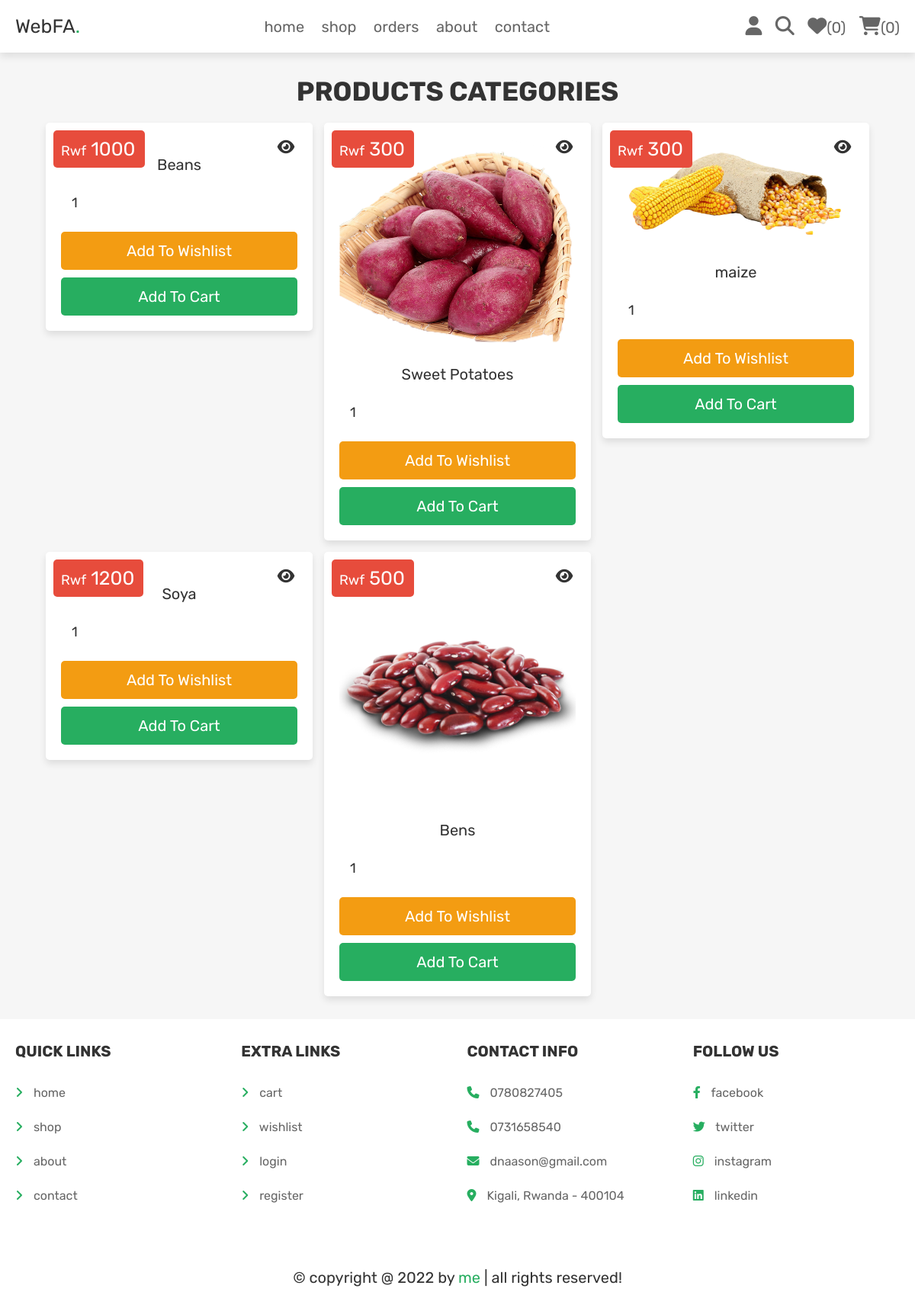
/category.php?category=Food Crops (signed in), run on the app's committed database.
### tables this page shows
CREATE TABLE `products` (
  `id` int(100) NOT NULL,
  `farmer_id` varchar(40) NOT NULL,
  `name` varchar(100) NOT NULL,
  `category` varchar(20) NOT NULL,
  `quantity` varchar(100) DEFAULT NULL,
  `details` varchar(500) NOT NULL,
  `price` int(100) NOT NULL,
  `image` varchar(100) NOT NULL
);

### category.php (the view, shortened to what this page needs)
<?php
@include 'config.php';
?>
<!DOCTYPE html>
<html lang="en">
<head>
   <link rel="stylesheet" href="https://cdnjs.cloudflare.com/ajax/libs/font-awesome/6.1.1/css/all.min.css">
   <link rel="stylesheet" href="css/style.css">
</head>
<body>
<?php include 'header.php'; ?>
<section class="products">
   <h1 class="title">products categories</h1>
   <div class="box-container">
   <?php
      $category_name = $_GET['category'];
      $select_products = $conn->prepare("SELECT * FROM `products` WHERE category = ?");
      $select_products->execute([$category_name]);
      if($select_products->rowCount() > 0){
         while($fetch_products = $select_products->fetch(PDO::FETCH_ASSOC)){
   ?>
   <form action="" class="box" method="POST">
      <div class="price">Rwf <span><?= $fetch_products['price']; ?></span></div>
      <a href="view_page.php?pid=<?= $fetch_products['id']; ?>" class="fas fa-eye"></a>
      <img src="uploaded_img/<?= $fetch_products['image']; ?>" alt="">
      <div class="name"><?= $fetch_products['name']; ?></div>
      <input type="number" min="1" value="1" name="p_qty" class="qty">
      <input type="submit" value="add to wishlist" class="option-btn" name="add_to_wishlist">
      <input type="submit" value="add to cart" class="btn" name="add_to_cart">
   </form>
   <?php
         }
      }else{
         echo '<p class="empty">no products available!</p>';
      }
   ?>
   </div>
</section>
<?php include 'footer.php'; ?>
</body>
</html>

### css/style.css (style rules this page uses)
.products .box-container { display: grid; grid-template-columns: repeat(auto-fit, 35rem); gap:1.5rem; justify-content: center; align-items: flex-start; }
.products .box-container .box { padding:2rem; text-align: center; border:var(--border); background-color: var(--white); box-shadow: var(--box-shadow); border-radius: .5rem; position: relative; }
.products .box-container .box .price { position: absolute; top:1rem; left:1rem; padding:1rem; border-radius: .5rem; background-color: var(--red); font-size: 1.8rem; color:var(--white); }
.products .box-container .box .price span { font-size: 2.5rem; color:var(--white); margin:0 .2rem; }
.products .box-container .box .fa-eye { position: absolute; top:1rem; right:1rem; border-radius: .5rem; height: 4.5rem; line-height: 4.3rem; width: 5rem; border:var(--border); color:var(--black); font-size: 2rem; background-color: var(--white); }
.products .box-container .box img { width: 100%; margin-bottom: 1rem; }
.products .box-container .box .name { font-size: 2rem; color:var(--black); padding:1rem 0; }
.products .box-container .box .qty { margin:.5rem 0; border-radius: .5rem; padding:1.2rem 1.4rem; font-size: 1.8rem; color:var(--black); border:var(--border); width: 100%; }

### css/components.css (style rules this page uses)
:root { --green:#27ae60; --orange:#f39c12; --red:#e74c3c; --black:#333; --light-color:#666; --white:#fff; --light-bg:#f6f6f6; --box-shadow:0 .5rem 1rem rgba(0,0,0,.1); }
* { font-family: 'Rubik', sans-serif; margin:0; padding:0; box-sizing: border-box; outline: none; border:none; text-decoration: none; color:var(--black); }
body { background-color: var(--light-bg); }
html { font-size: 62.5%; overflow-x: hidden; scroll-behavior: smooth; scroll-padding-top: 6.5rem; }
section { padding:3rem 2rem; max-width: 1200px; margin:0 auto; }
.btn, .delete-btn, .option-btn { display: block; width: 100%; margin-top: 1rem; border-radius: .5rem; color:var(--white); font-size: 2rem; padding:1.3rem 3rem; text-transform: capitalize; cursor: pointer; text-align: center; }
.btn { background-color: var(--green); }
.option-btn { background-color: var(--orange); }
.title { text-align: center; margin-bottom: 2rem; text-transform: uppercase; color:var(--black); font-size: 3.5rem; }

### data on the page
products: price "1000", name "Beans"
products: price "300", image (picture), name "Sweet Potatoes"
products: price "300", image (picture), name "maize"
products: price "1200", name "Soya"
products: price "500", image (picture), name "Bens"

### other printed values
$count_wishlist_items->rowCount() "0"
$count_cart_items->rowCount() "0"
